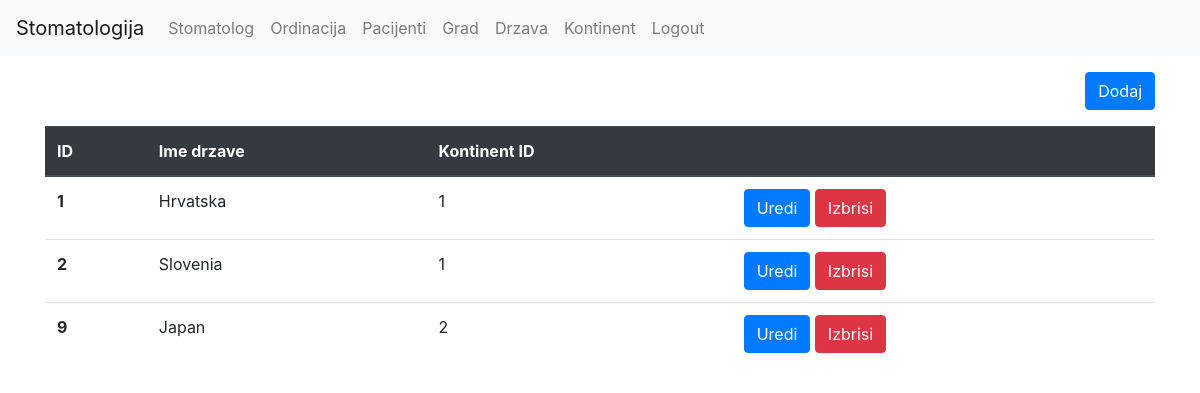
The page /drzava/index.php (signed in) on the database as committed earlier.
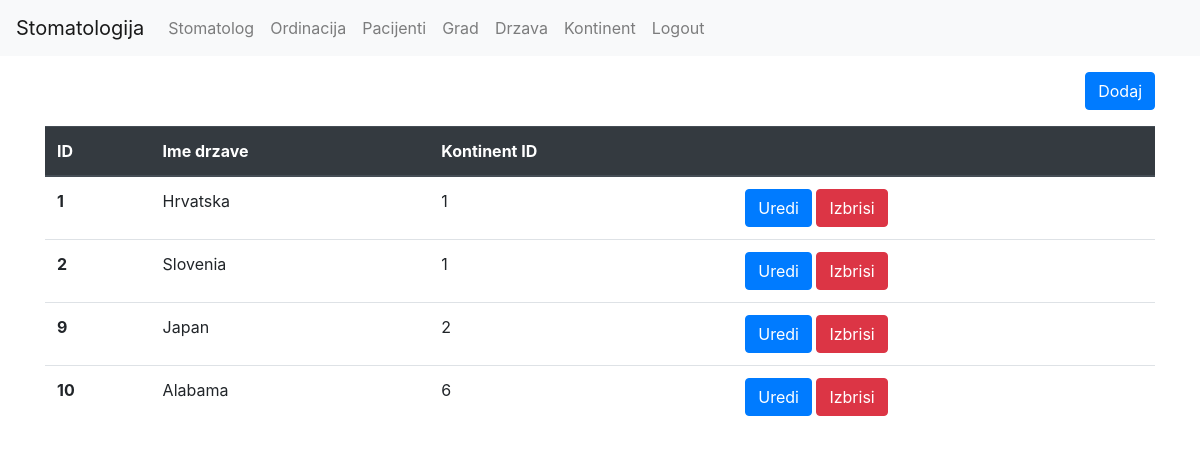
The same page on the database as committed later.
### tables this page shows
CREATE TABLE `drzava` (
  `id` int(11) NOT NULL,
  `country_name` varchar(50) NOT NULL,
  `continent_id` int(11) NOT NULL
);

### drzava/index.php (the view, shortened to what this page needs)
<?php
require('../util/db.php');
require('../frontend/header.php');
require('../frontend/footer.php');
$stmt = $db->query('SELECT * FROM drzava');
$rows = $stmt->fetchAll();
echo $header;
?>
<div class="container">
	<a href="/stomatologija/drzava/form.php" class="btn btn-primary mt-3 mb-3 float-right">Dodaj</a>
	<table class="table">
	  <thead>
	  <thead class="thead-dark">
		  <th scope="col">ID</th>
		  <th scope="col">Ime drzave</th>
		  <th scope="col">Kontinent ID</th>
		  <th scope="col"></th>
	  </thead>
	  <tbody>
		<?php foreach($rows as $row) { ?>
		<tr>
		  <th scope="row"><?php echo $row['id']; ?></th>
		  <td><?php echo $row['country_name']; ?></td>
		  <td><?php echo $row['continent_id']; ?></td>
		  <td>
		  <a class="btn btn-primary" href="/stomatologija/drzava/form.php?id=<?php echo $row['id']; ?>">Uredi</a>
		  <a class="btn btn-danger" href="/stomatologija/drzava/delete.php?id=<?php echo $row['id']; ?>">Izbrisi</a>
		  </td>
		</tr>
		<?php } ?>
	  </tbody>
	</table>
</div>
<?php
echo $footer;
?>

Rows that differ between the two databases and show on the page:
added drzava: id "10", country_name "Alabama", continent "6"
